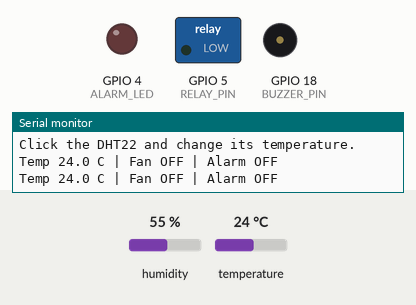
Simulated run of this sketch. Board: ESP32. On the bench: switched loads named in the sketch (green lamp = pin HIGH), output pins drawn as LEDs (lit = HIGH), buzzer (waves = sounding, pin HIGH), the last lines printed to the serial monitor. The inputs (shaded band) are chosen by the test bench; at power-on: temperature 24 °C, humidity 55 %.

Above: at 2.8 s.
2.9 s: temperature set to 29.6 °C
5.6 s: temperature set to 30.6 °C
At 7.1 s:
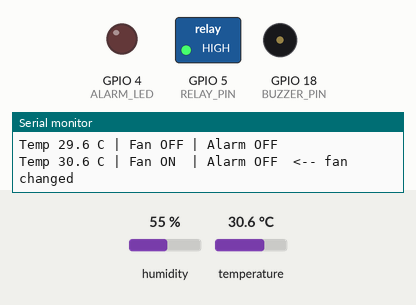
8.3 s: temperature set to 34.2 °C
11.2 s: temperature set to 35.8 °C
At 12.8 s:
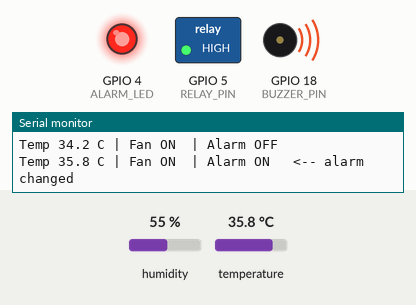
Timing chart, 0 to 14.3 s (numbered marks = the images above; inputs shaded):
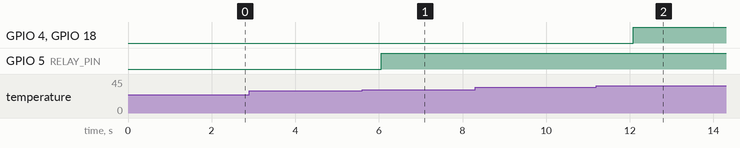

Measured:
- the behaviour switches between 30 and 30.1 °C on temperature (found by bisection; images 0 and 1)
- the behaviour switches between 34.9 and 35 °C on temperature (found by bisection; images 1 and 2)
- after the input at 5.6 s, GPIO 5 (RELAY_PIN): LOW → HIGH after 0.45 s
- after the input at 11.2 s, GPIO 4 (ALARM_LED), GPIO 18 (BUZZER_PIN): LOW → HIGH after 0.88 s

The sketch:

sketch.ino
```cpp
// (licence header left out)
#include "DHTesp.h"
#include "guard_logic.h"

const int DHT_PIN    = 15;  // temperature sensor
const int RELAY_PIN  = 5;   // simulated cooling fan
const int ALARM_LED  = 4;   // red alarm light
const int BUZZER_PIN = 18;  // alarm sound

DHTesp dht;
GuardState state = {false, false};

void setup() {
  Serial.begin(115200);
  dht.setup(DHT_PIN, DHTesp::DHT22);
  pinMode(RELAY_PIN, OUTPUT);
  pinMode(ALARM_LED, OUTPUT);
  pinMode(BUZZER_PIN, OUTPUT);
  Serial.println("=== Lab 1: Burn-in rack temperature guard (simulated) ===");
  Serial.println("Fan ON above 30 C, OFF below 28 C. Alarm at 35 C or more, clears below 33 C.");
  Serial.println("Click the DHT22 and change its temperature.");
}

void loop() {
  TempAndHumidity d = dht.getTempAndHumidity();
  float t = d.temperature;

  if (isnan(t)) {                       // sensor problem: say so, do not guess
    Serial.println("SENSOR ERROR - no reading");
    delay(2000);
    return;
  }

  GuardState before = state;
  state = updateGuard(state, t);

  digitalWrite(RELAY_PIN,  state.fanOn   ? HIGH : LOW);
  digitalWrite(ALARM_LED,  state.alarmOn ? HIGH : LOW);
  digitalWrite(BUZZER_PIN, state.alarmOn ? HIGH : LOW);

  Serial.print("Temp ");  Serial.print(t, 1);
  Serial.print(" C | Fan "); Serial.print(state.fanOn ? "ON " : "OFF");
  Serial.print(" | Alarm "); Serial.print(state.alarmOn ? "ON " : "OFF");
  if (state.fanOn   != before.fanOn)   Serial.print("  <-- fan changed");
  if (state.alarmOn != before.alarmOn) Serial.print("  <-- alarm changed");
  Serial.println();
  delay(2000);
}
```

guard_logic.h
```cpp
// guard_logic.h - Lab 1: threshold rule WITH hysteresis (pure logic, no Arduino calls).
// Because it has no Arduino calls it can be tested on a normal computer (see ../tests).
#pragma once

struct GuardState {
  bool fanOn;
  bool alarmOn;
};

// Fan:   switches ON above FAN_ON_C, switches OFF only below FAN_OFF_C.
// Alarm: switches ON at/above ALARM_ON_C, clears only below ALARM_OFF_C.
// The gap between the "on" and "off" levels is called hysteresis. It stops the
// fan flicking on and off when the reading hovers around a single number.
const float FAN_ON_C    = 30.0;
const float FAN_OFF_C   = 28.0;
const float ALARM_ON_C  = 35.0;
const float ALARM_OFF_C = 33.0;

inline GuardState updateGuard(GuardState s, float tempC) {
  if (!s.fanOn && tempC > FAN_ON_C)  s.fanOn = true;
  else if (s.fanOn && tempC < FAN_OFF_C) s.fanOn = false;

  if (!s.alarmOn && tempC >= ALARM_ON_C)  s.alarmOn = true;
  else if (s.alarmOn && tempC < ALARM_OFF_C) s.alarmOn = false;
  return s;
}
```
